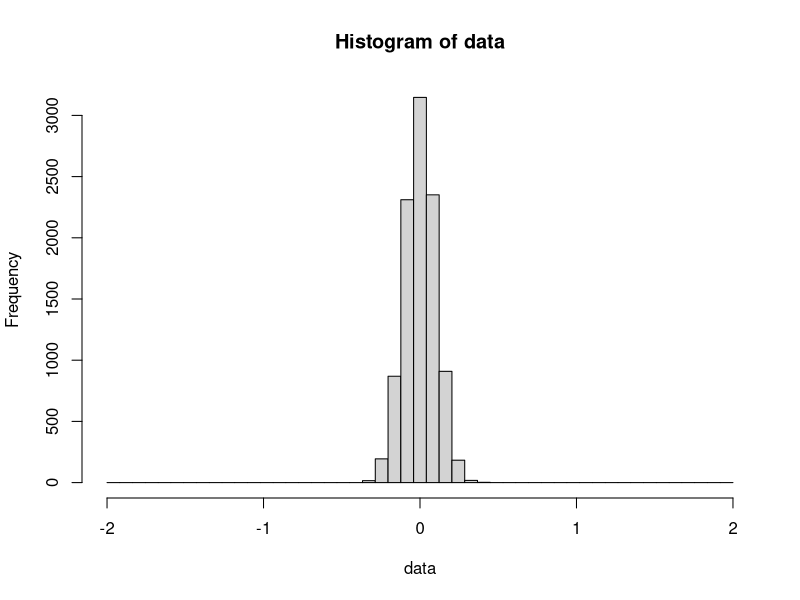

R code for this plot: (Note: this script raises an error after producing the figure.)
#ページ1の上側
n <- 100; m <- 10000; mu <- 0
data <- numeric(m)
for(i in 1:m){
  data[i] <- mean(rnorm(n)) - mu
  
}

hist(data, breaks=seq(-2, 2, length=50))


#ページ1の下側
n <- c(10, 50, 250, 1250); m <- 10000; mu<- 0; sigma <-1/3 
data <- 1:m
op <- par(mfrow=c(2,2))
for(j in 1:4){
  for(i in 1:m){
    #data[i] <- mean(rnorm(n[j])) - mu#正規分布
    #data[i] <- mean(runif(n[j], min=-1.0, max=1.0)) - mu#一様乱数
    data[i] <- (mean(runif(n[j], min=-1.0, max=1.0)) - mu*sqrt(n[j]))/sigma#課題1
  }
  hist(data, breaks=seq(-2, 2, length=50), main=paste("n=", n[j]))
}

#ページ3の上側
n = 10000; rho = 0.3
u <- rnorm(n); v <- rnorm(n)
x <- u 
y <- rho * u +sqrt(1-rho*rho) * v
plot(x, y)
cor(x,y)

#ページ3の下側

n <- 10
x <- rnorm(n)
var(x)
y <- (x-mean(x)) * (x - mean(x))
mean(y) * n/(n-1)
#(x-mean(x)) * (x - mean(x))


#kadai3 #for で回す(不偏分散の分布)
n <- 20; m <- 10000
ue <- numeric(m)
me <- numeric(m)
for (i in 1:m){
  x <- rnorm(n)
  #var(x)
  y <- (x-mean(x)) * (x - mean(x))
  ue[i] <- mean(y) * n/(n-1)
  me[i] <- mean(y)
}
hist(ue, breaks=seq(0, 3, length=50), col="red")
hist(me, breaks=seq(0, 3, length=50), col="blue", add=TRUE)

#runif(min=1, max=3)

#ページ4の下側
n <- 10
x <- rnorm(n)
z <- mean(x) * sqrt(n)
{
if(abs(z)>=0.52)
  print("Rejected")
else
  print("Not Rejected")  
}
rn <- rnorm(100000)
hist(rn, breaks=seq(-5, 5, length=50))
#qnorm(0.3, lower.tail=FALSE)


#ページ5の上側
cnt <- 0; m<-10000
n<-10
for(i in 1:m){
  x <- rnorm(n, mean=1)
  z <- mean(x) *sqrt(n)
  if(abs(z)>=1.96)
    cnt <- cnt +1
}
cnt/m

pnorm(1.96-sqrt(10))

#about p value(5ページ下t分布に従うかどうか)
n <- 10
x <- rnorm(n)
c <- mean(x) *sqrt(n) / sqrt(var(x))
c

qt(0.025,df=n-1)
qt(0.025,df=n-1,lower.tail=FALSE)


#ページ5の上側(t分布に従うことの検証,m回繰り返し)
cnt <- 0; m<-10000
n<-20
theta = qt(0.025,df=n-1,lower.tail=FALSE)
for(i in 1:m){
  x <- rnorm(n)
  z <- mean(x)*sqrt(n)/sqrt(var(x))
  if(abs(z)>=theta)
    cnt <- cnt + 1
}


#ページ6の上側
t <- mean(x) *sqrt(n)/sqrt(var(x))
p <- pt(t, df=9, lower.tail=FALSE)*2
p
t.test(x)

#kadai7
x <- c(-0.655, 1.13, 2.90, -0.339, 1.969, -0.46, 1.74, 1.81)
t <- mean(x) *sqrt(8)/sqrt(var(x))
t
p1 <- pt(t, df=7, lower.tail=FALSE)*2
p1
t.test(x)

#confi <- pt

#kadai7-2
t_par <- qt(0.975, df=7)#qtでt(n-1)(alpha)の値を求める．
confi_up <- mean(x) + t_par*sqrt(var(x)/8)
confi_down <- mean(x) - t_par*sqrt(var(x)/8)
confi_up
confi_down


#kadai8
x <- c(-0.655, 1.13, 2.90, -0.339, 1.969, -0.46, 1.74, 1.81)
t.test(x,conf.level=0.95)#95％信頼区間とp値を表示する
t.test(x,conf.level=0.99)#99％信頼区間とp値を表示する
t.test(x,conf.level=0.95, alternative="greater")#95％信頼区間とp値を表示する
t.test(x,conf.level=0.99, alternative="greater")#99％信頼区間とp値を表示する

#t.test(x,conf.level=0.95, alternative="greater")#alternative="less"で片側検定の逆側

#p値0.03443は，95％信頼区間 0.1192095<μ<Infで信頼区間内にないので，H0を棄却する．
#p値0.03443は，99％信頼区間 -0.406649<μ<Infで信頼区間内にあるので，H0を棄却しない．

#t.test
x <-rnorm(10)
t.test(x)


#kadai1
#m→∞(ここではm = 100000とする)のとき，[-1, 1]における一様分布に対しても，
#サンプル平均と真の平均の差が従う分布は，
#正規分布の標準化の後に，標準正規分布に従うことを示す．

#n <- c(10, 50, 250, 1250); m <- 10000; mu<- 0; sigma <- sqrt(1/3)
n <- c(10, 50, 250, 1250); m <- 100000; mu<- 0; sigma <- sqrt(1/3)
data <- 1:m
data
op <- par(mfrow=c(2,2))
for(j in 1:4){
  for(i in 1:m){
    #data[i] <- mean(rnorm(n[j])) - mu#正規分布
    #data[i] <- mean(runif(n[j], min=-1.0, max=1.0)) - mu#一様乱数
    data[i] <- (mean(runif(n[j], min=-1.0, max=1.0)) - mu)*sqrt(n[j])/sigma#課題1
  }
  hist(data, breaks=seq(-10, 10, length=30), main=paste("n=", n[j]), freq=FALSE)
  curve(dnorm(x, mean=0, sd=1), from=-5, to=5, col="green",add=TRUE)#標準正規分布
}
#x <- (1000)
#curve(dnorm(x, mean=0, sd=1), from=-5, to=5, col="red")
#data


#hist(runif(10, min=-1,max=1))
mu <- 0; sigma <- 1/3
center <- (mean(runif(1000000, min=-1.0, max=1.0)) - mu)*sqrt(1000000)/sigma
hist(center, breaks=seq(-5, 5, length=50))
